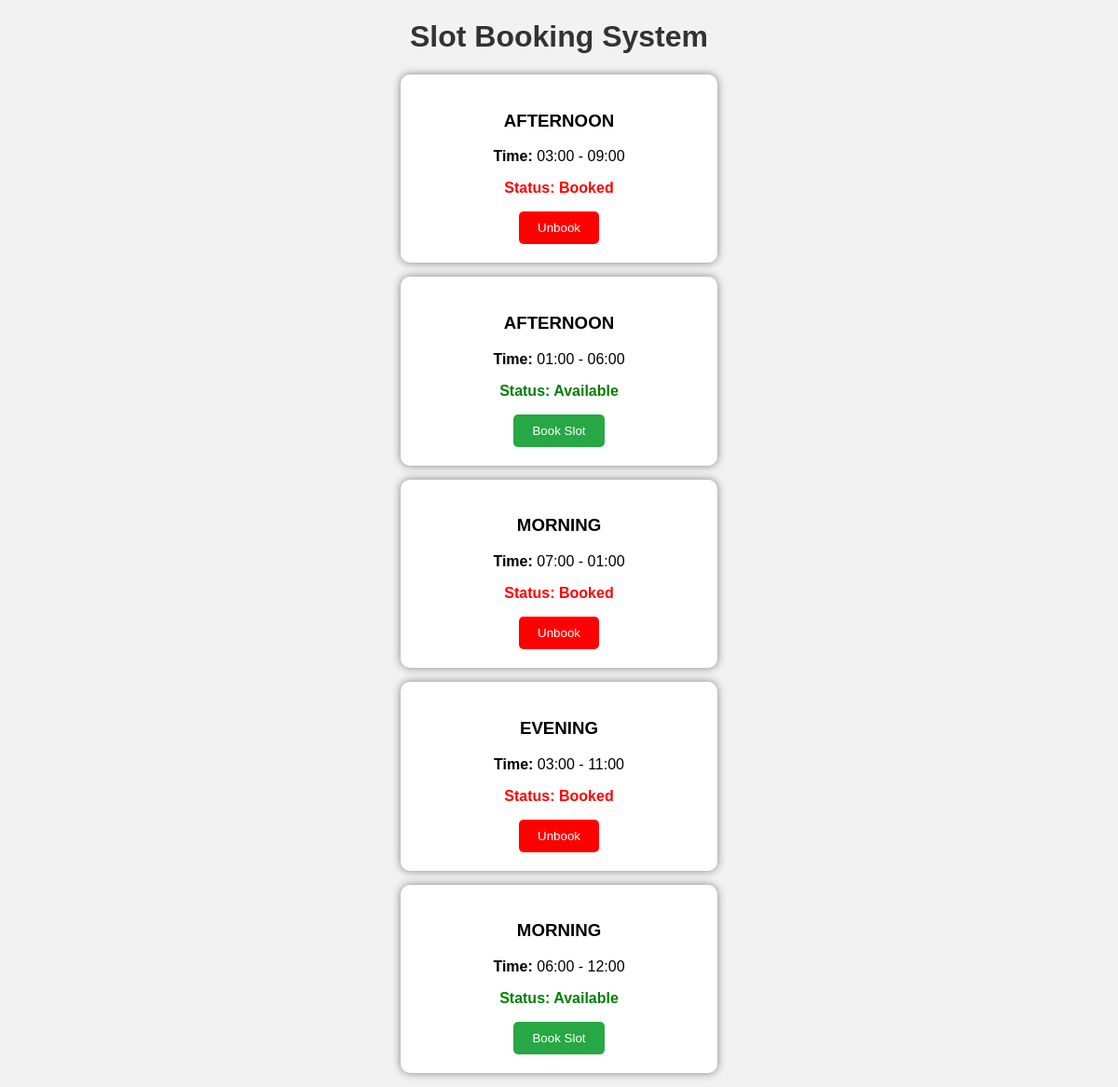
The page / on the database its author committed.
### booking/models.py (models this page shows, shortened)
class Slot(models.Model):
    name = models.CharField(max_length=100)
    start_time = models.TimeField()
    end_time = models.TimeField()
    is_booked = models.BooleanField(default=False)

### booking/views.py (the view)
# urls.py: path('', views.home, name='home'),
def home(request):
    slots = Slot.objects.all()
    return render(request, 'home.html', {'slots': slots})

### booking/templates/home.html (shortened to what this page needs)
<!DOCTYPE html>
<html>
<head>
</head>
<body>
<h1>Slot Booking System</h1>
{% for slot in slots %}
<div class="slot">
<h3>{{ slot.name }}</h3>
<p>
<b>Time:</b> {{ slot.start_time|time:"H:i" }} - {{ slot.end_time|time:"H:i" }}
</p>
{% if slot.is_booked %}
<p class="booked">Status: Booked</p>
<a href="/unbook/{{slot.id}}/">
<button style="background:red;">Unbook</button>
</a>
{% else %}
<p style="color:green;"><b>Status: Available</b></p>
<a href="/book/{{slot.id}}/">
<button>Book Slot</button>
</a>
{% endif %}
</div>
{% endfor %}
</body>
</html>

### booking/templates/home.html (style rules this page uses)
body { font-family:Arial; background:#f2f2f2; text-align:center; }
h1 { color:#333; }
.slot { background:white; padding:20px; margin:15px auto; width:300px; border-radius:10px; box-shadow:0px 0px 10px gray; }
button { background:#28a745; color:white; border:none; padding:10px 20px; border-radius:5px; cursor:pointer; }
.booked { color:red; font-weight:bold; }

### rows shown on the page
Slot: name "AFTERNOON", start_time "03:00", end_time "09:00"
Slot: name "AFTERNOON", start_time "01:00", end_time "06:00"
Slot: name "MORNING", start_time "07:00", end_time "01:00"
Slot: name "EVENING", start_time "03:00", end_time "11:00"
Slot: name "MORNING", start_time "06:00", end_time "12:00"
